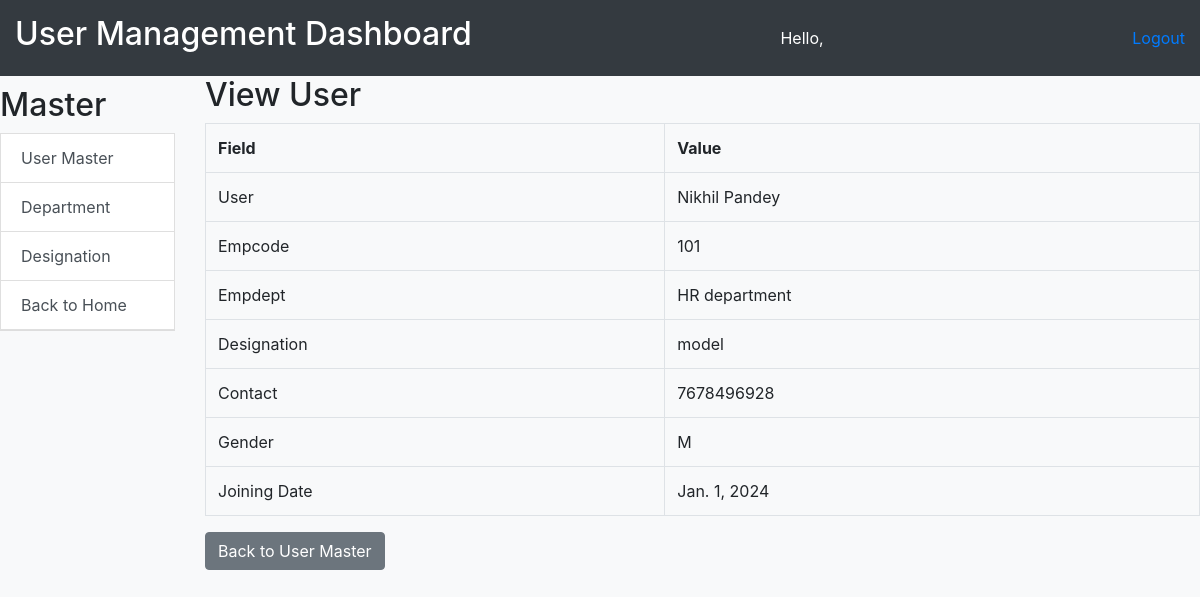
Before: /emp_home/view_user/1/ with the older database file.
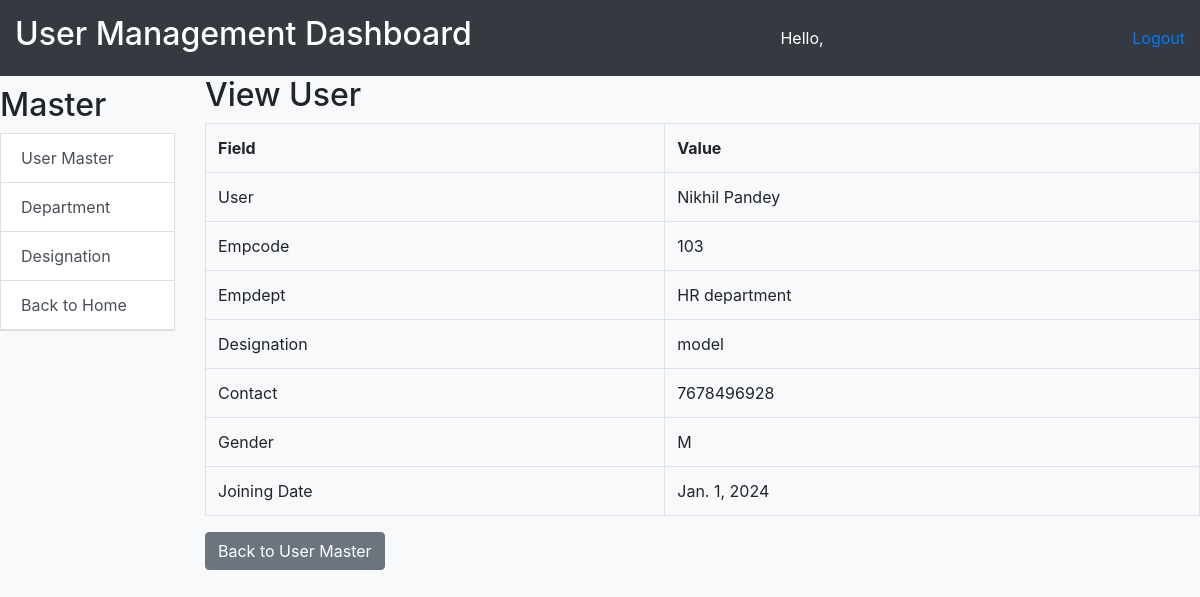
After: the same page with the newer database file.
### employee/models.py (models this page shows, shortened)
class EmployeeDetail(models.Model):
    GENDER_CHOICES = [
        ('M', 'Male'),
        ('F', 'Female'),
        ('O', 'Other'),
    ]
    user = models.OneToOneField(User, on_delete=models.CASCADE)
    empcode = models.CharField(max_length=50)
    empdept = models.ForeignKey(Department, on_delete=models.CASCADE)
    designation = models.ForeignKey(Designation, on_delete=models.CASCADE, null=True)
    contact = models.CharField(max_length=15, null=True)
    gender = models.CharField(max_length=1, choices=GENDER_CHOICES)
    joiningdate = models.DateField(null=True)
    @property
    def full_name(self):
        return f"{self.user.first_name} {self.user.last_name}"

class Department(models.Model):
    STATUS_CHOICES = [
        (1, 'Active'),
        (0, 'Inactive'),
    ]
    name = models.TextField()
    description = models.TextField()
    status = models.IntegerField(choices=STATUS_CHOICES, default=1)
    date_added = models.DateTimeField(default=timezone.now)
    date_updated = models.DateTimeField(auto_now=True)
    def __str__(self):
        return self.name

class Designation(models.Model):
    STATUS_CHOICES = [
        (1, 'Active'),
        (0, 'Inactive'),
    ]
    name = models.TextField()
    description = models.TextField()
    status = models.IntegerField(choices=STATUS_CHOICES, default=1)
    date_added = models.DateTimeField(default=timezone.now)
    date_updated = models.DateTimeField(auto_now=True)
    def __str__(self):
        return self.name

### employee/views.py (the view)
# urls.py: path('view_user/<int:user_id>/', view_user, name='view_user'),
def view_user(request, user_id):
    user = get_object_or_404(EmployeeDetail, id=user_id)
    return render(request, 'view_user.html', {'user': user})

### employee/templates/view_user.html
{% extends 'user_master.html' %}
{% block content %}
  <h2>View User</h2>
  <table class="table table-bordered">
    <tr>
      <th>Field</th>
      <th>Value</th>
    </tr>
    <tr>
      <td>User</td>
      <td>{{ user.full_name }}</td>
    </tr>
    <tr>
      <td>Empcode</td>
      <td>{{ user.empcode }}</td>
    </tr>
    <tr>
      <td>Empdept</td>
      <td>{{ user.empdept }}</td>
    </tr>
    <tr>
      <td>Designation</td>
      <td>{{ user.designation }}</td>
    </tr>
    <tr>
      <td>Contact</td>
      <td>{{ user.contact }}</td>
    </tr>
    <tr>
      <td>Gender</td>
      <td>{{ user.gender }}</td>
    </tr>
    <tr>
      <td>Joining Date</td>
      <td>{{ user.joiningdate }}</td>
    </tr>
  </table>
  <a href="{% url 'user_master' %}" class="btn btn-secondary">Back to User Master</a>
{% endblock %}

Changed rows visible on the page:
changed EmployeeDetail "Nikhil Pandey": empcode "101" → "103"
